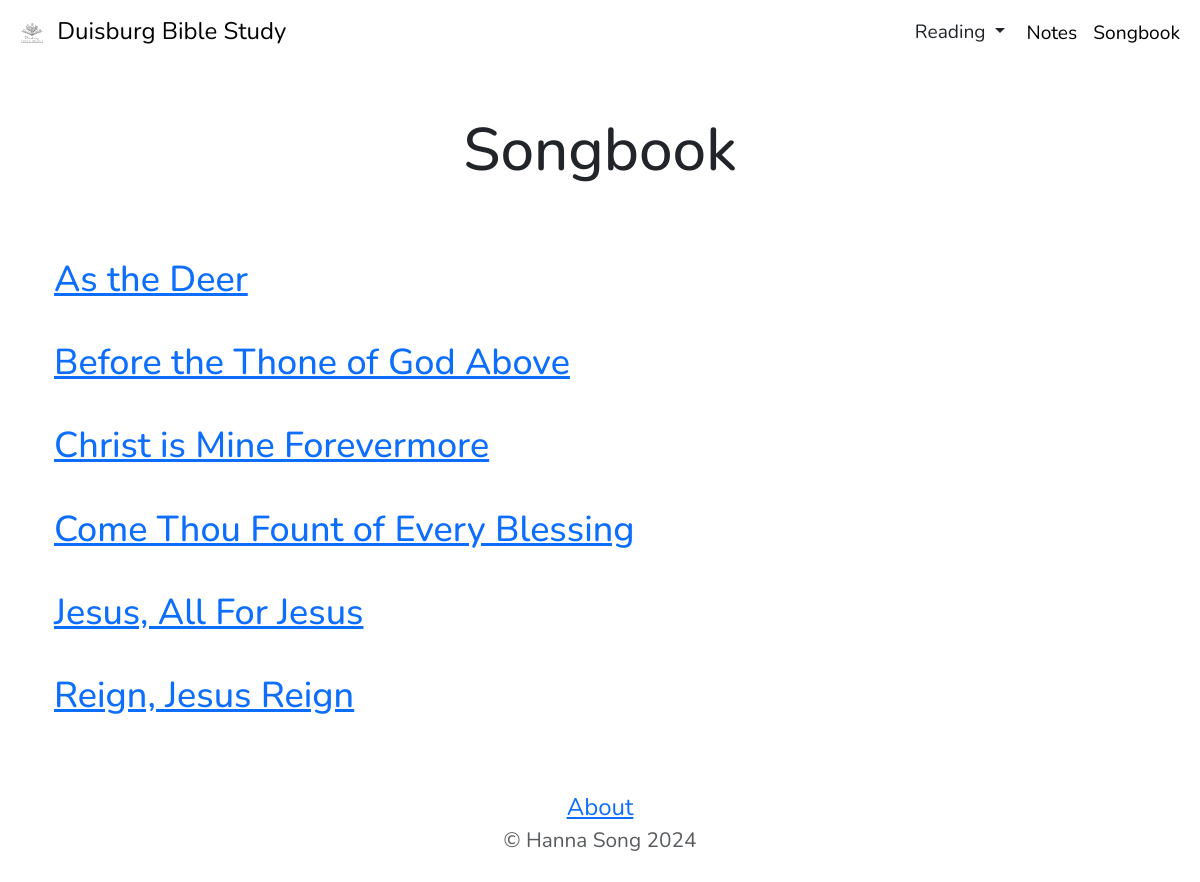
The page /songs/ on the database its author committed.
### songbook/models.py (models this page shows, shortened)
class Song(models.Model):
    title = models.CharField(max_length=100)
    body = models.TextField()
    slug = models.SlugField(default="", null=False)

### songbook/views.py (the view)
# urls.py: path('', views.allsongs, name="allsongs"),
def allsongs(request):
    songs = Song.objects.all().order_by('title').values()
    return render(request, 'songbook/allsongs.html', {'songs':songs})

### songbook/templates/songbook/allsongs.html
{% extends 'mysite/base.html' %}
{% load static %}
{% block content %}
<div class="container text-center">
    <h1 class="font-weight-bold text-center py-5">Songbook</h1>
    <div class="container-fluid">
        <div class="row">
            {% for song in songs %}
                <div class="col-10 my-3">
                    <a href="{% url 'songbook:detail' song.slug %}">
                        <h4 class="text-start" style="font-size: 1.5em;">{{ song.title }}</h4>
                    </a>
                </div>
            {% endfor %}
        </div>
    </div>
</div>
{% endblock %}

### mysite/static/mysite/custom.css (style rules this page uses)
body { font-family: "Nunito", sans-serif; src: url('static/fonts/Nunito-VariableFont_wght.ttf') format("truetype"); }
h1 { font-size: 40px; }

### mysite/templates/mysite/base.html (style rules this page uses)
a { font-size: 1.5em; }
h1 { font-size: 3.75em; }
h4 { font-size: 2.12em; }

### rows shown on the page
Song: title "As the Deer"
Song: title "Before the Thone of God Above"
Song: title "Christ is Mine Forevermore"
Song: title "Come Thou Fount of Every Blessing"
Song: title "Jesus, All For Jesus"
Song: title "Reign, Jesus Reign"
